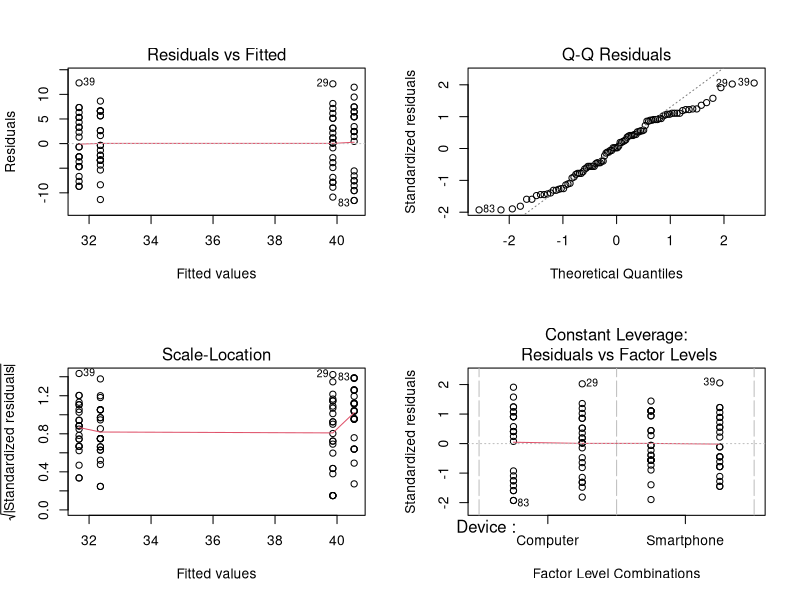

Source code (R): (Note: this script raises an error after producing the figure.)
## ---- chunk 1
knitr::opts_chunk$set(echo = TRUE)
## ---- chunk 2
piloto <- read.csv2("piloto.csv", header = TRUE, sep = ";")
piloto$Individual <- as.factor(piloto$Individual)
piloto$Device <- as.factor(piloto$Device)
piloto$Type <- as.factor(piloto$Type)
## ---- chunk 3

## ---- chunk 4
palabras <- read.csv2("data.csv", header = TRUE, sep = ";")
piloto$Individual <- as.factor(piloto$Individual)
piloto$Device <- as.factor(piloto$Device)
piloto$Type <- as.factor(piloto$Type)
## ---- chunk 5
palabras.aov <- aov(Count ~ Device + Type, data = palabras)
summary(palabras.aov)
## ---- chunk 6
par(mfrow = c(2,2))
plot(palabras.aov)
## ---- chunk 7
mu <- mean(palabras$Count); mu
model.tables(palabras.aov)
## ---- chunk 8
palabras.tukey <- TukeyHSD(palabras.tukey, ordered = T, which = "matriz")
palabras.tukey
